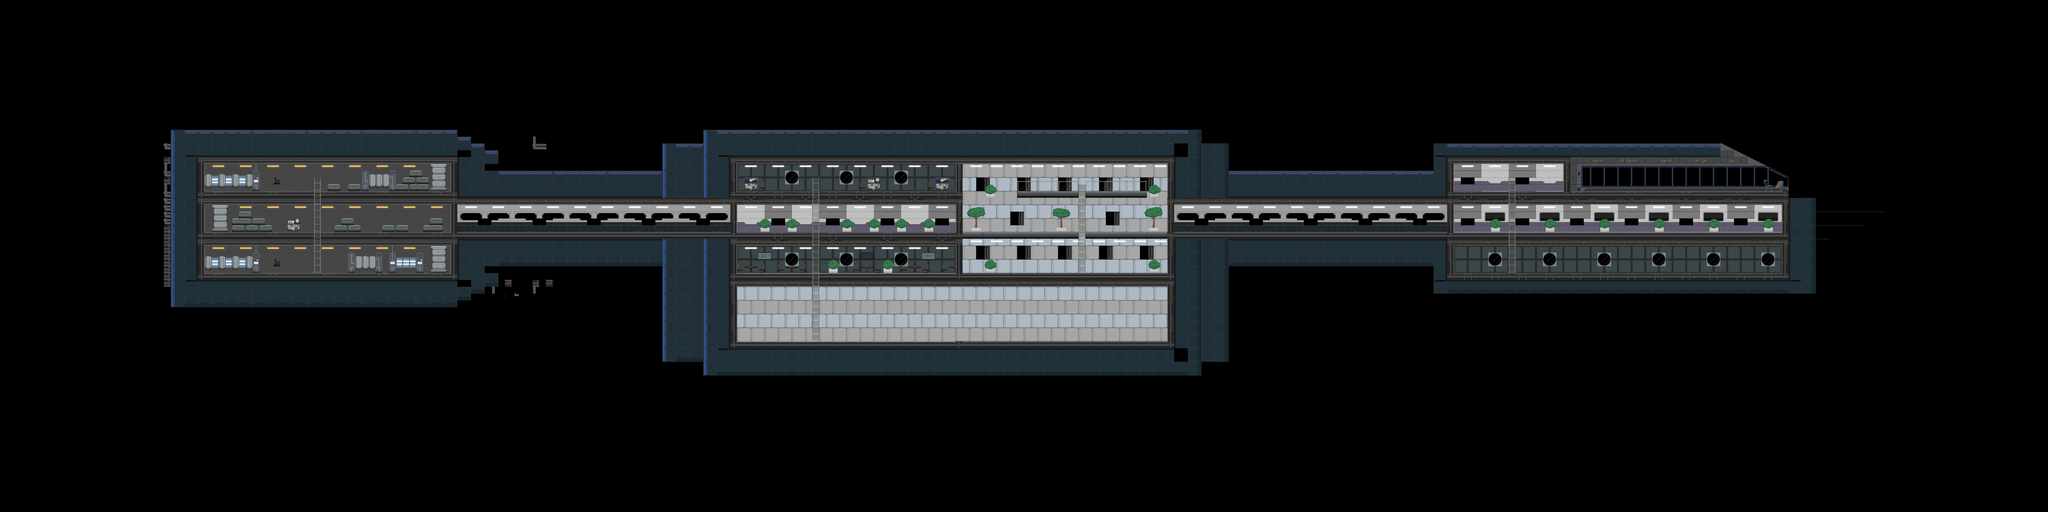

Below is a game level as drawn by its tile map, then a one-line description and the .tmx that defines it (tile-layer data replaced by summaries):
An orthogonal 300x75 tile map with 32x32 px tiles, 4 tile layers (BackgroundImage, Background, BackgroundLights, BackgroundObjects) and 134 objects (42x TriggerTiles, 38x Platform, 26x Object, 7x Trigger, 4x Ladder, ...).

<map version="1.0" tiledversion="1.1.3" orientation="orthogonal" renderorder="right-down" width="300" height="75" tilewidth="32" tileheight="32" infinite="0" nextobjectid="380">
 <tileset firstgid="1" source="ShipRooms.tsx" />
 <layer name="BackgroundImage" width="300" height="75">
  <properties>
   <property name="tileset" value="ShipRoomTiles" />
  </properties>
  <data>[22500 cells, 0 non-empty, 0 distinct tile ids]</data>
 </layer>
 <layer name="Background" width="300" height="75">
  <properties>
   <property name="tileset" value="ShipRoomTiles" />
  </properties>
  <data>[22500 cells, 6220 non-empty, 470 distinct tile ids]</data>
 </layer>
 <layer name="BackgroundLights" width="300" height="75">
  <properties>
   <property name="tileset" value="ShipRoomTiles" />
  </properties>
  <data>[22500 cells, 213 non-empty, 5 distinct tile ids]</data>
 </layer>
 <layer name="BackgroundObjects" width="300" height="75">
  <properties>
   <property name="tileset" value="ShipRoomTiles" />
  </properties>
  <data>[22500 cells, 548 non-empty, 134 distinct tile ids]</data>
 </layer>
 <objectgroup name="Objects">
  <!-- 134 objects omitted --></objectgroup>
</map>
<!-- 134 of 134 objects omitted -->
